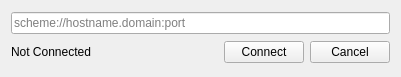
<?xml version="1.0" encoding="UTF-8"?>
<ui version="4.0">
 <class>direct_connect_dialog</class>
 <widget class="QWidget" name="direct_connect_dialog">
  <property name="geometry">
   <rect>
    <x>0</x>
    <y>0</y>
    <width>401</width>
    <height>77</height>
   </rect>
  </property>
  <property name="windowTitle">
   <string>Form</string>
  </property>
  <layout class="QVBoxLayout" name="verticalLayout">
   <item>
    <layout class="QHBoxLayout" name="horizontalLayout">
     <item>
      <widget class="QLineEdit" name="direct_hostname_edit">
       <property name="placeholderText">
        <string>scheme://hostname.domain:port</string>
       </property>
      </widget>
     </item>
    </layout>
   </item>
   <item>
    <layout class="QHBoxLayout" name="horizontalLayout_2">
     <item>
      <widget class="QLabel" name="direct_connection_status_lbl">
       <property name="text">
        <string>Not Connected</string>
       </property>
      </widget>
     </item>
     <item>
      <spacer name="horizontalSpacer">
       <property name="orientation">
        <enum>Qt::Horizontal</enum>
       </property>
       <property name="sizeHint" stdset="0">
        <size>
         <width>40</width>
         <height>20</height>
        </size>
       </property>
      </spacer>
     </item>
     <item>
      <widget class="QPushButton" name="direct_connect_button">
       <property name="text">
        <string>Connect</string>
       </property>
      </widget>
     </item>
     <item>
      <widget class="QPushButton" name="direct_cancel_button">
       <property name="text">
        <string>Cancel</string>
       </property>
      </widget>
     </item>
    </layout>
   </item>
  </layout>
 </widget>
 <resources/>
 <connections/>
</ui>
